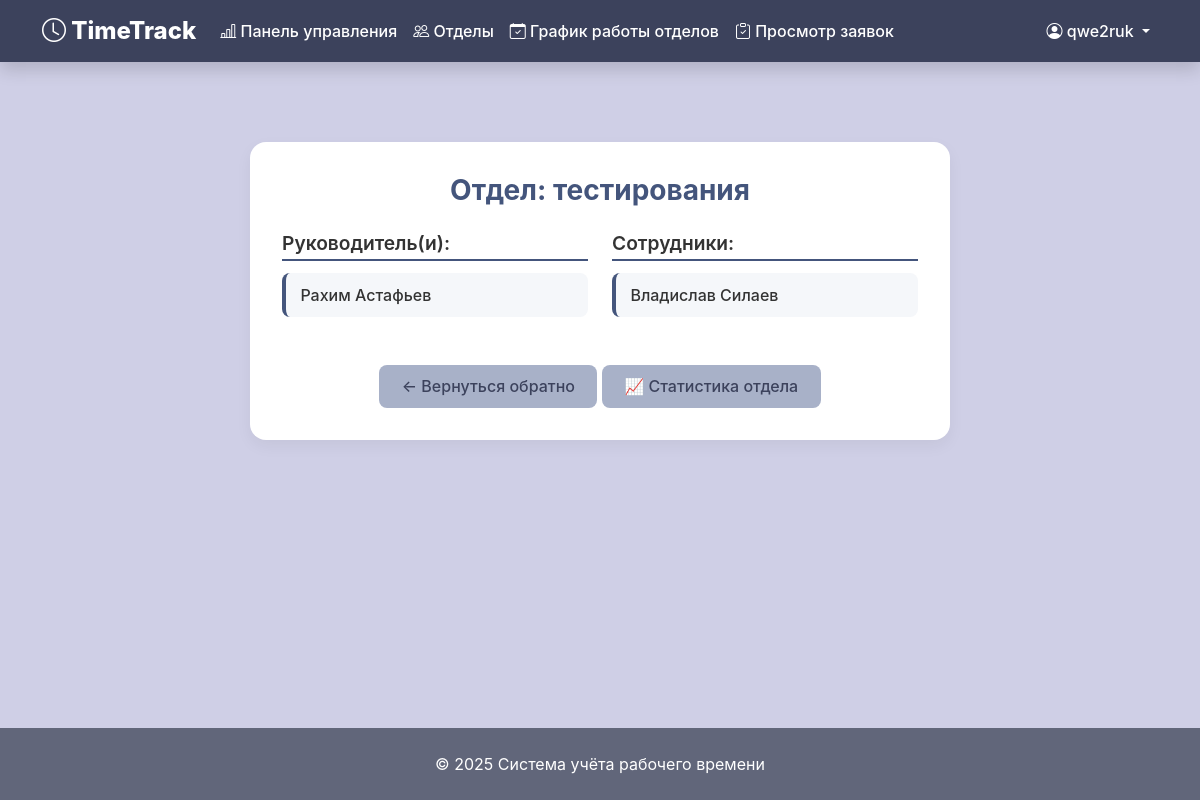
The app's page /departments/2/ (signed in), older data.
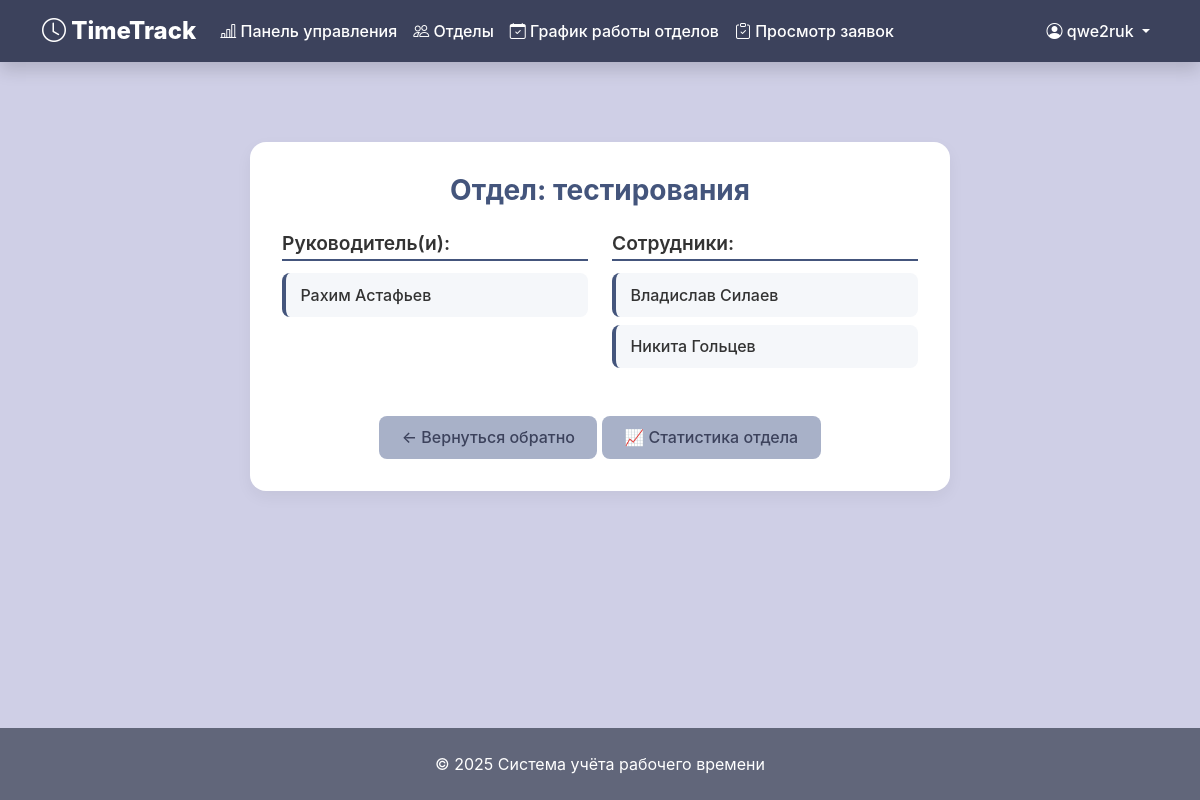
The same page, newer data.
### time_site/models.py (models this page shows, shortened)
class CustomUser(AbstractUser):
    email = models.EmailField(
        _('Электронная почта'),
        blank=False
    )
    ROLE_CHOICES = [
        ('Сотрудник', 'Сотрудник'),
        ('Руководитель', 'Руководитель'),
        ('Администратор', 'Администратор'),
    ]
    role = models.CharField(
        _('Роль'),
        max_length=50,
        choices=ROLE_CHOICES,
        default='Сотрудник'
    )
    post = models.CharField(
        _('Должность'),
        max_length=50,
        blank=True
    )
    hire_date = models.DateField(
        _('Дата приёма на работу'),
        default=timezone.now
    )
    phone = models.CharField(
        _('Телефон'),
        max_length=20,
        blank=True
    )
    description = models.TextField(
        _('Описание'),
        blank=True
    )
    department = models.ForeignKey(
        Department,
        on_delete=models.SET_NULL,
        null=True,
        blank=True,
        related_name='employees',
        verbose_name='Отдел'
    )
    is_active = models.BooleanField(
        _('Активен'),
        default=True
    )
    class Meta:
        verbose_name = 'Пользователь'
        verbose_name_plural = 'Пользователи'

### time_site/views/departments.py (the view)
# urls.py: path('departments/<int:pk>/', department_views.department_detail, name='department_detail'),
@login_required
def department_detail(request, pk):
    department = get_object_or_404(Department, pk=pk)
    employees = department.employees.all()
    managers = employees.filter(role='Руководитель')
    return render(request, 'departments/detail.html', {
        'department': department,
        'managers': managers,
        'employees': employees,
        'user': request.user,
    })

### time_site/templates/departments/detail.html (shortened to what this page needs)
{% extends 'base.html' %}
{% block content %}
<div class="department-detail-container">
    <h2 class="department-title">Отдел: {{ department.name }}</h2>
    <div class="row">
        {% if managers %}
        <div class="col-md-6">
            <h4 class="section-title">Руководитель(и):</h4>
            <ul class="person-list">
                {% for manager in managers %}
                <li>
                    <a href="{% url 'public_profile' user_id=manager.id %}">
                        {{ manager.get_full_name|default:manager.username }}
                    </a>
                </li>
                {% endfor %}
            </ul>
        </div>
        {% endif %}
        <div class="col-md-6">
            <h4 class="section-title">Сотрудники:</h4>
            <ul class="person-list">
                {% for employee in employees %}
                    {% if employee not in managers %}
                    <li>
                        <a href="{% url 'public_profile' user_id=employee.id %}">
                            {{ employee.get_full_name|default:employee.username }}
                        </a>
                    </li>
                    {% endif %}
                {% empty %}
                <li class="text-muted">Нет сотрудников в этом отделе</li>
                {% endfor %}
            </ul>
        </div>
    </div>
    <div class="back-button">
        <a href="javascript:history.back()" class="btn-back">
            ← Вернуться обратно
        </a>
        {% if user.is_authenticated and user.role == 'Руководитель' %}
            <a href="{% url 'department_statistics' department.pk %}" class="btn-back">
                📈 Статистика отдела
            </a>
        {% endif %}
    </div>
</div>
{% endblock %}

Row changes from the older to the newer data that the page shows:
added CustomUser: get_full_name "Никита Гольцев", shown under "Сотрудники:"
